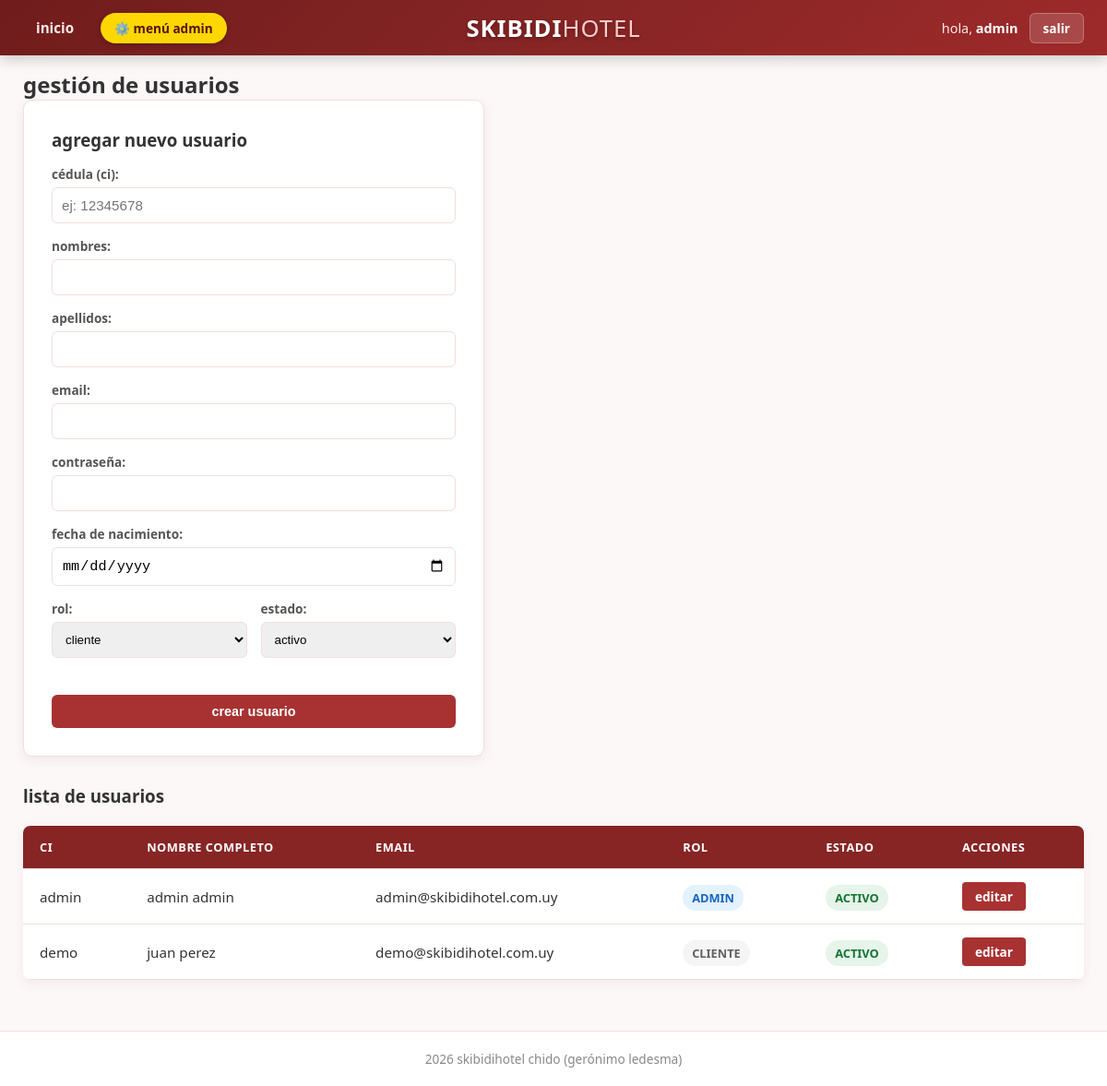
/views/admin/usuarios.php (signed in), run on the app's committed database.
### tables this page shows
CREATE TABLE usuarios (
    ci VARCHAR(20) PRIMARY KEY,
    nombres VARCHAR(50) NOT NULL,
    apellidos VARCHAR(50) NOT NULL,
    email VARCHAR(100) NOT NULL UNIQUE,
    contra VARCHAR(255) NOT NULL,
    rol ENUM('cliente', 'admin') NOT NULL DEFAULT 'cliente',
    estado ENUM('activo', 'inactivo') NOT NULL DEFAULT 'activo',
    fecha_nacimiento DATE NULL
);

### views/admin/usuarios.php (the view, shortened to what this page needs)
<?php
$db = Conexion::obtenerInstancia()->getPdo();
$usr_editar = null;
$usuarios = $db->query("SELECT * FROM usuarios ORDER BY ci ASC")->fetchAll();
require_once __DIR__ . '/../../includes/header.php';
?>
<h2>gestión de usuarios</h2>
<div class="auth-card" style="max-width: 500px; margin-bottom: 30px; width: 100%;">
    <h3><?php echo $usr_editar ? "editar usuario: " . htmlspecialchars($usr_editar['ci']) : "agregar nuevo usuario"; ?></h3>
    <form method="POST" class="auth-form" style="margin-top: 15px;">
        <div class="form-group">
            <label>cédula (ci):</label>
            <input type="text" name="ci" value="<?php echo $usr_editar ? htmlspecialchars($usr_editar['ci']) : ''; ?>" placeholder="ej: 12345678" required <?php echo $usr_editar ? 'readonly style="background:#f5f5f5; color:#666;"' : ''; ?>>
        </div>
        <div class="form-group">
            <label>nombres:</label>
            <input type="text" name="nombres" value="<?php echo $usr_editar ? htmlspecialchars($usr_editar['nombres']) : ''; ?>" required>
        </div>
        <div class="form-group">
            <label>apellidos:</label>
            <input type="text" name="apellidos" value="<?php echo $usr_editar ? htmlspecialchars($usr_editar['apellidos']) : ''; ?>" required>
        </div>
        <div class="form-group">
            <label>email:</label>
            <input type="email" name="email" value="<?php echo $usr_editar ? htmlspecialchars($usr_editar['email']) : ''; ?>" required>
        </div>
        <div class="form-group">
            <label>contraseña:</label>
            <input type="text" name="contra" value="<?php echo $usr_editar ? htmlspecialchars($usr_editar['contra']) : ''; ?>" required>
        </div>
        <div class="form-group">
            <label>fecha de nacimiento:</label>
            <input type="date" name="fecha_nacimiento" value="<?php echo $usr_editar ? htmlspecialchars($usr_editar['fecha_nacimiento']) : ''; ?>">
        </div>
        <div style="display: flex; gap: 15px;">
            <div class="form-group" style="flex: 1;">
                <label>rol:</label>
                <select name="rol" style="width:100%; padding:10px; border-radius:6px; border:1px solid #f2dede;" required>
                    <option value="cliente" <?php echo ($usr_editar && $usr_editar['rol'] == 'cliente') ? 'selected' : ''; ?>>cliente</option>
                </select>
            </div>
            <div class="form-group" style="flex: 1;">
                <label>estado:</label>
                <select name="estado" style="width:100%; padding:10px; border-radius:6px; border:1px solid #f2dede;" required>
                    <option value="activo" <?php echo ($usr_editar && $usr_editar['estado'] == 'activo') ? 'selected' : ''; ?>>activo</option>
                </select>
            </div>
        </div>
        <div style="display: flex; gap: 10px; margin-top: 15px;">
            <button type="submit" class="btn-submit" style="flex: 1;">
                <?php echo $usr_editar ? "guardar cambios" : "crear usuario"; ?>
            </button>
        </div>
    </form>
</div>
<h3>lista de usuarios</h3>
<div class="table-container" style="margin-bottom: 40px;">
    <table class="tabla-reservas">
        <thead>
            <tr>
                <th>ci</th>
                <th>nombre completo</th>
                <th>email</th>
                <th>rol</th>
                <th>estado</th>
                <th>acciones</th>
            </tr>
        </thead>
        <tbody>
            <?php foreach ($usuarios as $usr): ?>
            <tr>
                <td><?php echo htmlspecialchars($usr['ci']); ?></td>
                <td><?php echo htmlspecialchars($usr['nombres'] . ' ' . $usr['apellidos']); ?></td>
                <td><?php echo htmlspecialchars($usr['email']); ?></td>
                <td>
                    <span class="badge" style="background: <?php echo $usr['rol'] == 'admin' ? '#e3f2fd; color:#1565c0;' : '#f5f5f5; color:#616161;'; ?>">
                        <?php echo strtoupper($usr['rol']); ?>
                    </span>
                </td>
                <td>
                    <span class="badge <?php echo $usr['estado'] == 'activo' ? 'pagado' : 'pendiente'; ?>">
                        <?php echo htmlspecialchars($usr['estado']); ?>
                    </span>
                </td>
                <td>
                    <a href="usuarios.php?editar=<?php echo urlencode($usr['ci']); ?>" class="btn-pagar">editar</a>
                </td>
            </tr>
            <?php endforeach; ?>
        </tbody>
    </table>
</div>
<?php require_once __DIR__ . '/../../includes/footer.php'; ?>

### css/style.css (style rules this page uses)
* { box-sizing: border-box; margin: 0; padding: 0; }
body { font-family: 'Segoe UI', Tahoma, Geneva, Verdana, sans-serif; background-color: #fcf8f8; color: #333; display: flex; flex-direction: column; min-height: 100vh; }
.table-container { overflow-x: auto; margin-top: 20px; background: #fff; border-radius: 8px; box-shadow: 0 4px 12px rgba(168, 50, 50, 0.08); }
.tabla-reservas { width: 100%; border-collapse: collapse; text-align: left; font-size: 0.95rem; }
.tabla-reservas th, .tabla-reservas td { padding: 14px 18px; border-bottom: 1px solid #f2dede; }
.tabla-reservas th { background-color: #872525; color: white; font-weight: 600; text-transform: uppercase; font-size: 0.8rem; letter-spacing: 0.5px; }
.badge { padding: 5px 10px; border-radius: 20px; font-size: 0.8rem; font-weight: bold; text-transform: uppercase; }
.badge.pagado { background-color: #e6f4ea; color: #137333; }
.btn-pagar { display: inline-block; background-color: #a83232; color: white; padding: 6px 14px; border-radius: 4px; text-decoration: none; font-size: 0.85rem; font-weight: bold; transition: background 0.2s; }
.auth-card { background: #fff; padding: 30px; border-radius: 10px; border: 1px solid #f2dede; box-shadow: 0 4px 12px rgba(135, 37, 37, 0.08); width: 100%; max-width: 400px; }
.auth-form .form-group { margin-bottom: 15px; }
.auth-form label { display: block; font-size: 0.85rem; color: #555; margin-bottom: 5px; font-weight: 600; }
.auth-form input { width: 100%; padding: 10px; border: 1px solid #f2dede; border-radius: 6px; font-size: 0.95rem; outline: none; transition: border-color 0.2s; }
.btn-submit { display: block; width: 100%; background-color: #a83232; color: white; text-align: center; padding: 10px; border-radius: 6px; text-decoration: none; font-weight: 600; font-size: 0.9rem; transition: background 0.2s; border: none; cursor: pointer; margin-top: 10px; }

### data on the page
usuarios: ci "admin", nombres+apellidos "admin admin", email "admin@skibidihotel.com.uy", rol "ADMIN", estado "ACTIVO"
usuarios: ci "demo", nombres+apellidos "juan perez", email "demo@skibidihotel.com.uy", rol "CLIENTE", estado "ACTIVO"

### other printed values
$_SESSION['usuario_actual']['nombres'] "admin"
